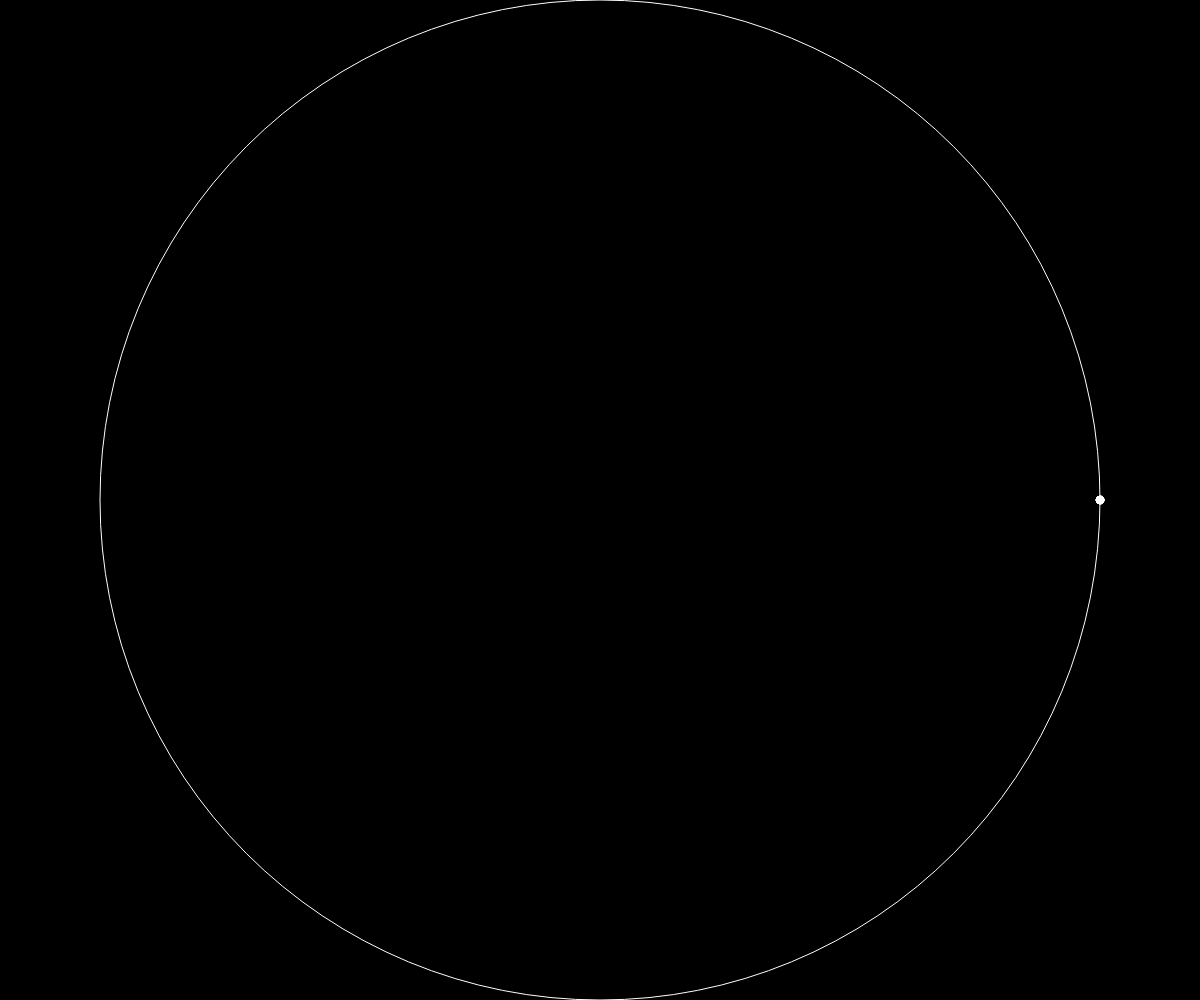
Frame 1 (no input)
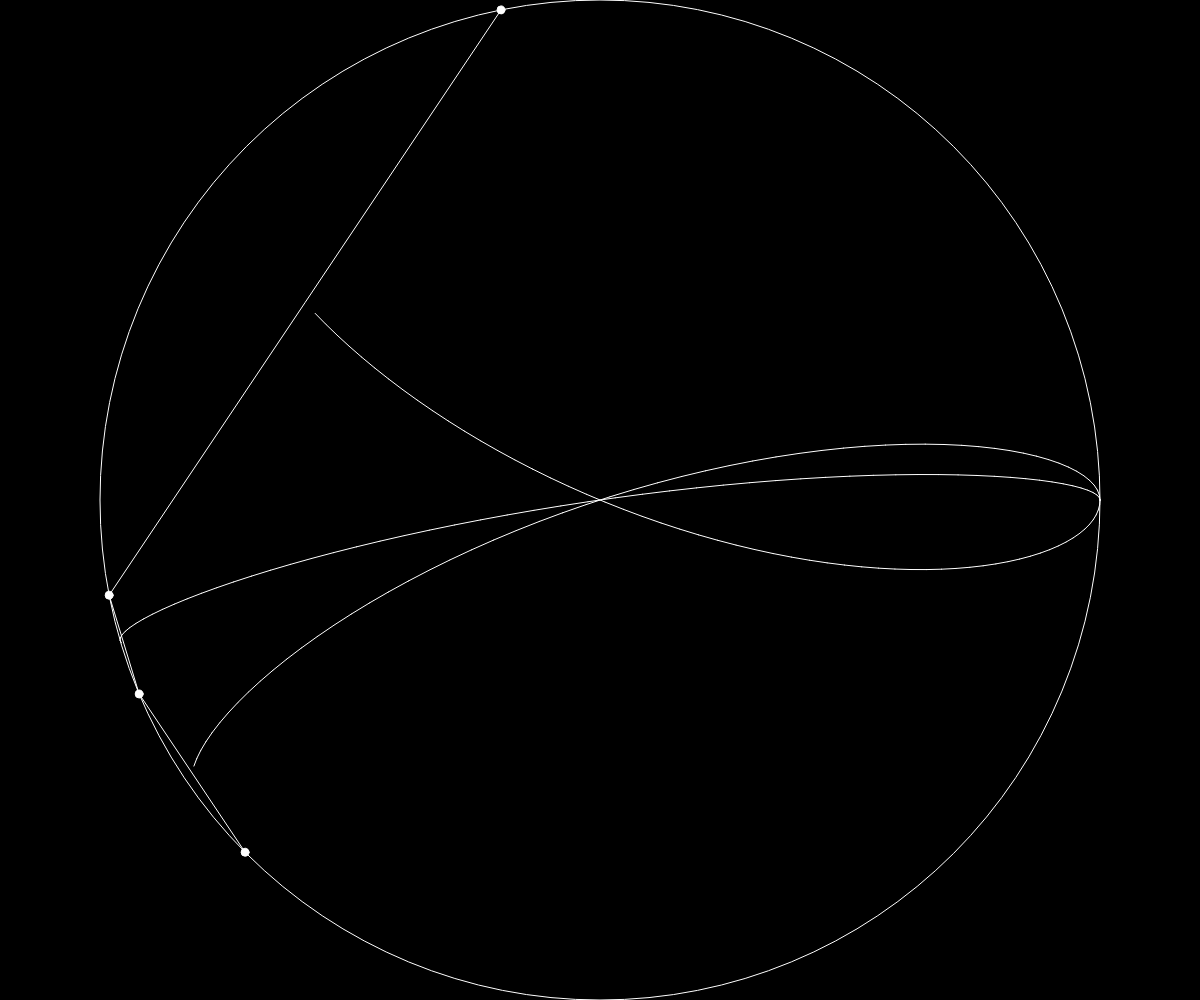
Frame 60 (no input)
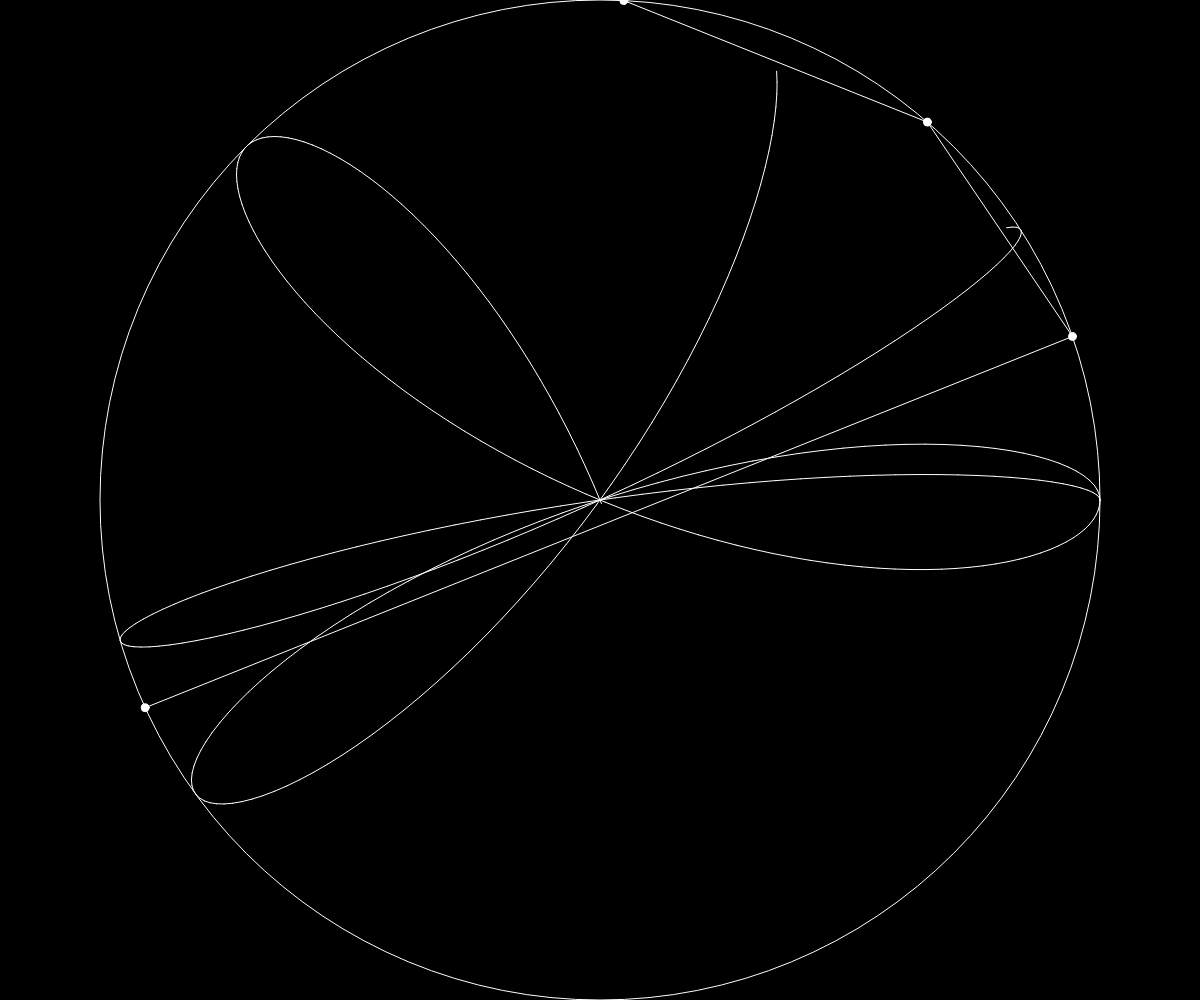
Frame 120 (the mouse pressed at the canvas centre since frame 60)

The p5.js sketch that drew these frames (run headless with seeded random() and noise() and a simulated clock; from frame 60 on, the mouse is pressed at the canvas centre):

// p5.js sketch
// ── sketch.js
let travellingPoints = []; // Array of Points
let previousPositions = []; // Array that will contain lerpX, lerpY for each Point 
let radius; // Radius of the circle
let previous;
let lineRenderer; // Where the lines between points will be rendered

let pPos = [];

function Point(a, parentRadius, aSpeed) {
  this.a = a; // actual polar position on circle
  this.parentR = parentRadius; //radius of the circle
  this.aSpeed = aSpeed; // change of this.a

  this.x; // Stores updated x
  this.y; // Stores updated y
  // this.x, this.y are updated in every call of show 
  
  this.show = function show() {
    this.x = this.parentR * cos(this.a);
    this.y = this.parentR * sin(this.a);

    stroke(255);
    fill(255);
    ellipse(this.x, this.y, 8);
    this.a += this.aSpeed;
  };
}

function setup() {
  createCanvas(windowWidth, windowHeight);
  lineRenderer = createGraphics(width, height);
  radius = min(width, height) / 2;
  for (let i = 0; i < 4; i++) {
    let tmp = round(random(-10, 10)) / 100;
    console.log(tmp);
    travellingPoints.push(
      new Point(0, radius, tmp)
    );
  }
  
  for (let i = 0; i < travellingPoints.length - 1; i++) {
    previousPositions[i] = [];
  }

  lineRenderer.background(0);
  lineRenderer.translate(width / 2, height / 2);
  lineRenderer.noFill();
  lineRenderer.stroke(255);
  lineRenderer.ellipse(0, 0, radius * 2);
}

function draw() {
  image(lineRenderer, 0, 0);
  translate(width / 2, height / 2);
  stroke(255);

  travellingPoints.forEach((item, index, array) => {
    item.show();
    if (index > 0) {
      previous = array[index - 1]; // Assign the previous Point
      pPos = previousPositions[index-1];
      
      lerpX = lerp(item.x, previous.x, 0.5);
      lerpY = lerp(item.y, previous.y, 0.5);
      
      line(item.x, item.y, previous.x, previous.y);
      lineRenderer.line(pPos[0], pPos[1], lerpX, lerpY);
      
      pPos[0] = lerpX;
      pPos[1] = lerpY;
      
      previousPositions[index - 1] = pPos;
      
      //lineRenderer.point(lerpX, lerpY);
      /* lineRenderer.line(
        item.x, item.y, previous.x, previous.y
      ); */
    }
  });
  
  //console.log(previousPositions);
}
